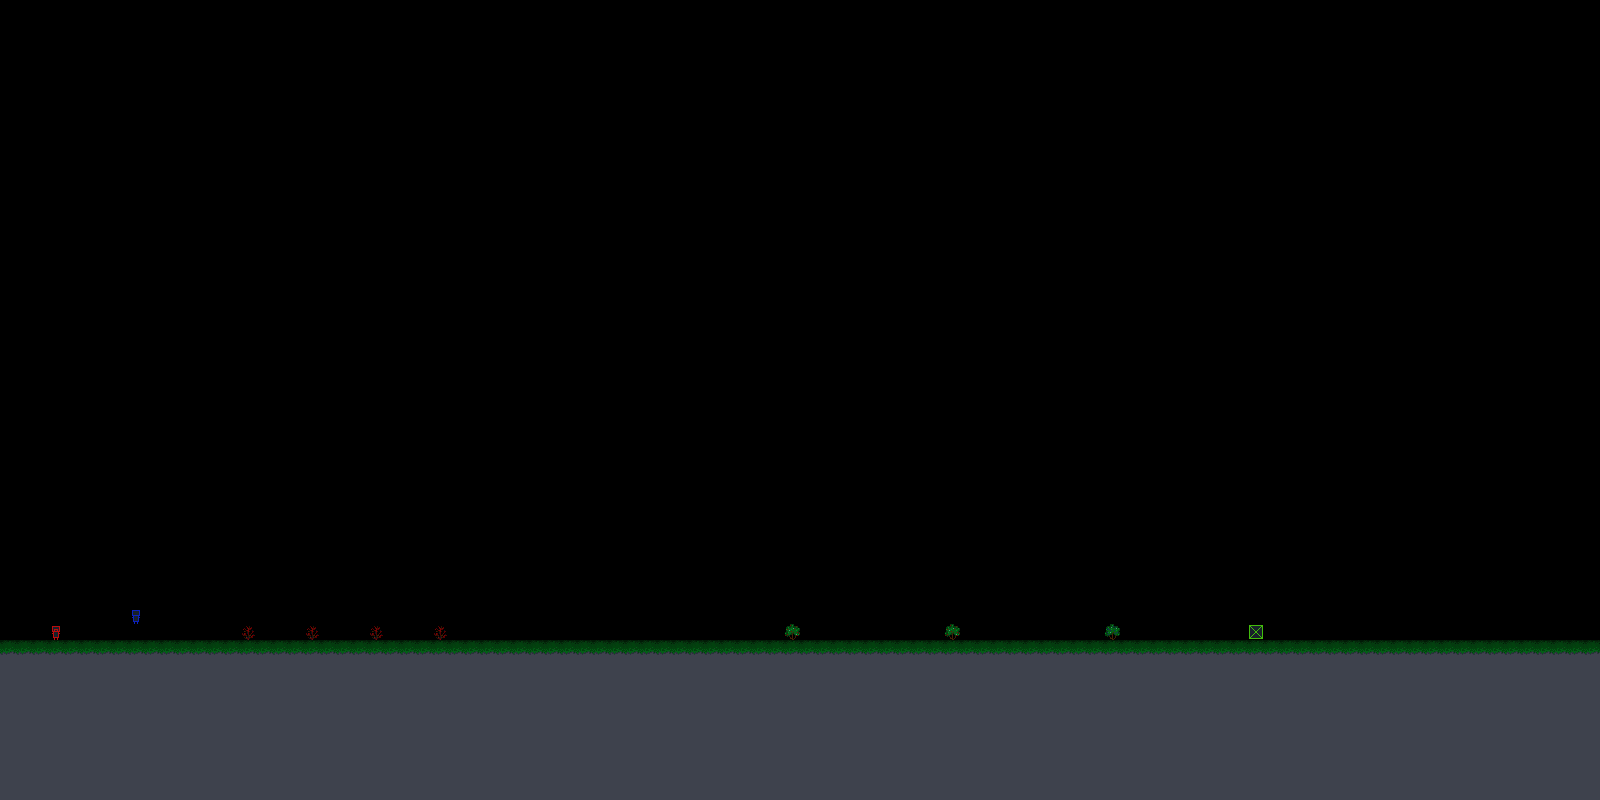

Rendered tile map (Tiled .tmx) drawn with the repository's tilesets; below, a short description and the map source with its tile grids summarised:
An orthogonal 100x50 tile map with 16x16 px tiles, 1 tile layer (Tile Layer 1), 2 tilesets.

<map version="1.10" tiledversion="1.11.2" orientation="orthogonal" renderorder="right-down" width="100" height="50" tilewidth="16" tileheight="16" infinite="0" nextlayerid="2" nextobjectid="1">
 <editorsettings>
  <export target="../game/levels/0.csv" format="csv" />
 </editorsettings>
 <tileset firstgid="1" source="placeholder day.tsx" />
 <tileset firstgid="9" source="tileset.tsx" />
 <layer id="1" name="Tile Layer 1" width="100" height="50">
  <data>[5000 cells, 1010 non-empty, 8 distinct tile ids]</data>
 </layer>
</map>
